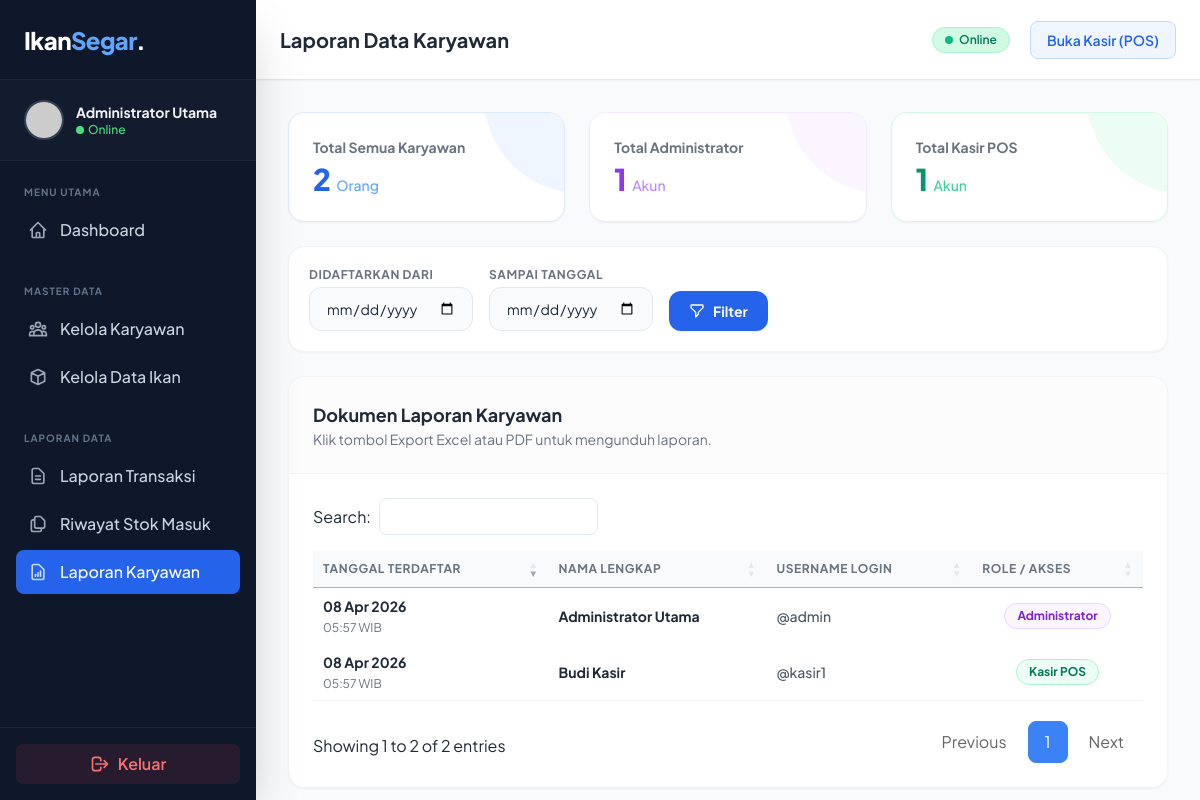
The page /admin/laporan_karyawan.php (signed in) on the database its author committed.
### tables this page shows
CREATE TABLE `users` (
  `id` int(11) NOT NULL,
  `username` varchar(50) NOT NULL,
  `password` varchar(255) NOT NULL,
  `nama_lengkap` varchar(100) NOT NULL,
  `role` enum('admin','kasir') NOT NULL DEFAULT 'kasir',
  `created_at` timestamp NOT NULL DEFAULT current_timestamp()
);

### admin/laporan_karyawan.php (the view, shortened to what this page needs)
<?php
require_once '../koneksi.php';
$q_total = mysqli_query($koneksi, "SELECT COUNT(id) as total FROM users");
$total_karyawan = mysqli_fetch_assoc($q_total)['total'] ?? 0;
$q_admin = mysqli_query($koneksi, "SELECT COUNT(id) as total FROM users WHERE role = 'admin'");
$total_admin = mysqli_fetch_assoc($q_admin)['total'] ?? 0;
$q_kasir = mysqli_query($koneksi, "SELECT COUNT(id) as total FROM users WHERE role = 'kasir'");
$total_kasir = mysqli_fetch_assoc($q_kasir)['total'] ?? 0;
$filter_mulai = isset($_GET['tgl_mulai']) ? mysqli_real_escape_string($koneksi, $_GET['tgl_mulai']) : '';
$filter_selesai = isset($_GET['tgl_selesai']) ? mysqli_real_escape_string($koneksi, $_GET['tgl_selesai']) : '';
$where_clause = "";
$query_karyawan = mysqli_query($koneksi, "
    SELECT * FROM users
    $where_clause
    ORDER BY created_at DESC
");
include '../components/header.php';
?>
<link rel="stylesheet" href="https://cdn.datatables.net/1.13.7/css/jquery.dataTables.min.css">
<link rel="stylesheet" href="https://cdn.datatables.net/buttons/2.4.2/css/buttons.dataTables.min.css">
<?php include '../components/sidebar.php'; ?>
<main class="flex-1 flex flex-col h-screen overflow-hidden bg-gray-50">
    <?php include '../components/navbar.php'; ?>
    <div class="flex-1 overflow-y-auto p-4 sm:p-6 lg:p-8 relative">
        <div class="grid grid-cols-1 md:grid-cols-3 gap-6 mb-6">
            <div class="bg-white rounded-2xl p-6 shadow-sm border border-blue-100 relative overflow-hidden group">
                <div
                    class="absolute right-0 top-0 w-24 h-24 bg-blue-50 rounded-bl-full -mr-4 -mt-4 transition-transform group-hover:scale-110">
                </div>
                <p class="text-sm font-bold text-gray-500 mb-1 relative z-10">Total Semua Karyawan</p>
                <h3 class="text-3xl font-extrabold text-blue-600 relative z-10"><?php echo $total_karyawan; ?> <span
                        class="text-sm font-medium text-blue-400">Orang</span></h3>
            </div>
            <div class="bg-white rounded-2xl p-6 shadow-sm border border-purple-100 relative overflow-hidden group">
                <div
                    class="absolute right-0 top-0 w-24 h-24 bg-purple-50 rounded-bl-full -mr-4 -mt-4 transition-transform group-hover:scale-110">
                </div>
                <p class="text-sm font-bold text-gray-500 mb-1 relative z-10">Total Administrator</p>
                <h3 class="text-3xl font-extrabold text-purple-600 relative z-10"><?php echo $total_admin; ?> <span
                        class="text-sm font-medium text-purple-400">Akun</span></h3>
            </div>
            <div class="bg-white rounded-2xl p-6 shadow-sm border border-emerald-100 relative overflow-hidden group">
                <div
                    class="absolute right-0 top-0 w-24 h-24 bg-emerald-50 rounded-bl-full -mr-4 -mt-4 transition-transform group-hover:scale-110">
                </div>
                <p class="text-sm font-bold text-gray-500 mb-1 relative z-10">Total Kasir POS</p>
                <h3 class="text-3xl font-extrabold text-emerald-600 relative z-10"><?php echo $total_kasir; ?> <span
                        class="text-sm font-medium text-emerald-400">Akun</span></h3>
            </div>
        </div>
        <div
            class="bg-white rounded-2xl p-5 shadow-sm border border-gray-100 mb-6 flex flex-col md:flex-row md:items-end justify-between gap-4">
            <form action="laporan_karyawan.php" method="GET"
                class="flex flex-col sm:flex-row sm:items-end gap-4 flex-1">
                <div>
                    <label class="block text-xs font-bold text-gray-500 uppercase tracking-wider mb-1">Didaftarkan
                        Dari</label>
                    <input type="date" name="tgl_mulai" value="<?php echo $filter_mulai; ?>" required
                        class="px-4 py-2.5 rounded-xl border border-gray-200 focus:border-blue-500 outline-none bg-gray-50 focus:bg-white text-sm">
                </div>
                <div>
                    <label class="block text-xs font-bold text-gray-500 uppercase tracking-wider mb-1">Sampai
                        Tanggal</label>
                    <input type="date" name="tgl_selesai" value="<?php echo $filter_selesai; ?>" required
                        class="px-4 py-2.5 rounded-xl border border-gray-200 focus:border-blue-500 outline-none bg-gray-50 focus:bg-white text-sm">
                </div>
                <div class="flex gap-2">
                    <button type="submit"
                        class="px-5 py-2.5 bg-blue-600 hover:bg-blue-700 text-white font-bold rounded-xl transition shadow-sm text-sm flex items-center gap-2">
                        <svg class="w-4 h-4" fill="none" stroke="currentColor" viewBox="0 0 24 24">
                            <path stroke-linecap="round" stroke-linejoin="round" stroke-width="2"
                                d="M3 4a1 1 0 011-1h16a1 1 0 011 1v2.586a1 1 0 01-.293.707l-6.414 6.414a1 1 0 00-.293.707V17l-4 4v-6.586a1 1 0 00-.293-.707L3.293 7.293A1 1 0 013 6.586V4z">
                            </path>
                        </svg>
                        Filter
                    </button>
                </div>
            </form>
        </div>
        <div class="bg-white rounded-2xl shadow-sm border border-gray-100 overflow-hidden">
            <div
                class="p-6 border-b border-gray-100 flex flex-col sm:flex-row sm:items-center justify-between gap-4 bg-gray-50/50">
                <div>
                    <h2 class="text-lg font-bold text-gray-800">
                        Dokumen Laporan Karyawan
                    </h2>
                    <p class="text-sm text-gray-500">Klik tombol Export Excel atau PDF untuk mengunduh laporan.</p>
                </div>
            </div>
            <div class="overflow-x-auto w-full">
                <table id="tabel-laporan-karyawan" class="w-full text-left whitespace-nowrap">
                    <thead>
                        <tr class="bg-gray-50 text-gray-500 text-xs uppercase tracking-wider">
                            <th class="p-4 font-semibold ">Tanggal Terdaftar</th>
                            <th class="p-4 font-semibold">Nama Lengkap</th>
                            <th class="p-4 font-semibold">Username Login</th>
                            <th class="p-4 font-semibold text-center">Role / Akses</th>
                        </tr>
                    </thead>
                    <tbody class="text-sm text-gray-700">
                        <?php if ($query_karyawan && mysqli_num_rows($query_karyawan) > 0): ?>
                        <?php while ($row = mysqli_fetch_assoc($query_karyawan)): ?>
                        <tr class="hover:bg-blue-50/30 transition-colors border-b border-gray-50">
                            <td class="p-4  text-gray-500" data-order="<?php echo strtotime($row['created_at']); ?>">
                                <span
                                    class="font-bold text-gray-800 block"><?php echo date('d M Y', strtotime($row['created_at'])); ?></span>
                                <span class="text-xs"><?php echo date('H:i', strtotime($row['created_at'])); ?>
                                    WIB</span>
                            </td>
                            <td class="p-4 font-bold text-gray-800">
                                <?php echo htmlspecialchars($row['nama_lengkap']); ?>
                            </td>
                            <td class="p-4 font-medium text-gray-600">
                                @<?php echo htmlspecialchars($row['username']); ?>
                            </td>
                            <td class="p-4 text-center">
                                <?php if ($row['role'] == 'admin'): ?>
                                <span
                                    class="inline-flex px-3 py-1 items-center rounded-full bg-purple-50 text-purple-700 font-bold border border-purple-200 text-xs">Administrator</span>
                                <?php else: ?>
                                <span
                                    class="inline-flex px-3 py-1 items-center rounded-full bg-emerald-50 text-emerald-700 font-bold border border-emerald-200 text-xs">Kasir
                                    POS</span>
                                <?php endif; ?>
                            </td>
                        </tr>
                        <?php endwhile; ?>
                        <?php endif; ?>
                    </tbody>
                </table>
            </div>
        </div>
    </div>
</main>
<?php include '../components/footer.php'; ?>

### components/header.php (style rules this page uses)
body { font-family: 'Plus Jakarta Sans', sans-serif; }

### admin/laporan_karyawan.php (style rules this page uses)
table.dataTable.no-footer { border-bottom: 1px solid #f1f5f9; }
table.dataTable thead th, table.dataTable thead td { border-bottom: 1px solid #f1f5f9; }

### rows shown on the page
users: created_at "08 Apr 2026", created_at "05:57", nama_lengkap "Administrator Utama", username "admin", role "Administrator"
users: created_at "08 Apr 2026", created_at "05:57", nama_lengkap "Budi Kasir", username "kasir1", role "Kasir POS"

### other values the page prints
$_SESSION['nama_lengkap'] "Administrator Utama"
$judul_halaman "Laporan Data Karyawan"
$total_karyawan "2"
$total_admin "1"
$total_kasir "1"
